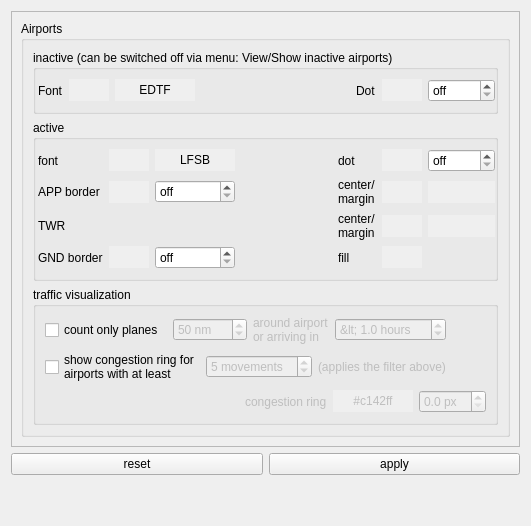
     <widget class="QWidget" name="tabDisp2">
      <attribute name="title">
       <string>Display (airports)</string>
      </attribute>
      <layout class="QVBoxLayout" name="verticalLayout_14">
       <item>
        <widget class="QFrame" name="frame">
         <property name="frameShape">
          <enum>QFrame::StyledPanel</enum>
         </property>
         <property name="frameShadow">
          <enum>QFrame::Raised</enum>
         </property>
         <layout class="QVBoxLayout" name="verticalLayout_9">
          <item>
           <widget class="QGroupBox" name="groupBoxAirports">
            <property name="title">
             <string>Airports</string>
            </property>
            <layout class="QVBoxLayout" name="verticalLayout_5">
             <item>
              <widget class="QGroupBox" name="groupBox">
               <property name="title">
                <string>inactive (can be switched off via menu: View/Show inactive airports)</string>
               </property>
               <layout class="QGridLayout" name="gridLayout_11">
                <property name="leftMargin">
                 <number>2</number>
                </property>
                <property name="rightMargin">
                 <number>0</number>
                </property>
                <item row="0" column="0">
                 <widget class="QLabel" name="label_52">
                  <property name="text">
                   <string>Font</string>
                  </property>
                  <property name="buddy">
                   <cstring>pbInactAirportFontColor</cstring>
                  </property>
                 </widget>
                </item>
                <item row="0" column="1">
                 <widget class="QPushButton" name="pbInactAirportFontColor">
                  <property name="toolTip">
                   <string>set color-alpha to 0 to hide all labels of this type.</string>
                  </property>
                  <property name="autoFillBackground">
                   <bool>true</bool>
                  </property>
                  <property name="flat">
                   <bool>true</bool>
                  </property>
                 </widget>
                </item>
                <item row="0" column="2">
                 <widget class="QPushButton" name="pbInactAirportFont">
                  <property name="autoFillBackground">
                   <bool>true</bool>
                  </property>
                  <property name="text">
                   <string>EDTF</string>
                  </property>
                  <property name="flat">
                   <bool>true</bool>
                  </property>
                 </widget>
                </item>
                <item row="0" column="3">
                 <spacer name="horizontalSpacer_5">
                  <property name="orientation">
                   <enum>Qt::Horizontal</enum>
                  </property>
                  <property name="sizeHint" stdset="0">
                   <size>
                    <width>40</width>
                    <height>20</height>
                   </size>
                  </property>
                 </spacer>
                </item>
                <item row="0" column="4">
                 <widget class="QLabel" name="label_55">
                  <property name="text">
                   <string>Dot</string>
                  </property>
                  <property name="buddy">
                   <cstring>pbInactAirportDotColor</cstring>
                  </property>
                 </widget>
                </item>
                <item row="0" column="5">
                 <widget class="QPushButton" name="pbInactAirportDotColor">
                  <property name="autoFillBackground">
                   <bool>true</bool>
                  </property>
                  <property name="flat">
                   <bool>true</bool>
                  </property>
                 </widget>
                </item>
                <item row="0" column="6">
                 <widget class="QDoubleSpinBox" name="sbInactAirportDotSize">
                  <property name="toolTip">
                   <string>set to 0 to deactivate.</string>
                  </property>
                  <property name="specialValueText">
                   <string>off</string>
                  </property>
                  <property name="suffix">
                   <string> px</string>
                  </property>
                  <property name="decimals">
                   <number>1</number>
                  </property>
                  <property name="maximum">
                   <double>10.000000000000000</double>
                  </property>
                  <property name="singleStep">
                   <double>0.100000000000000</double>
                  </property>
                 </widget>
                </item>
               </layout>
              </widget>
             </item>
             <item>
              <widget class="QGroupBox" name="groupBox_2">
               <property name="title">
                <string>active</string>
               </property>
               <layout class="QGridLayout" name="gridLayout_12">
                <property name="leftMargin">
                 <number>2</number>
                </property>
                <property name="rightMargin">
                 <number>0</number>
                </property>
                <item row="0" column="0">
                 <widget class="QLabel" name="label_19">
                  <property name="text">
                   <string>font</string>
                  </property>
                  <property name="buddy">
                   <cstring>pbAirportFontColor</cstring>
                  </property>
                 </widget>
                </item>
                <item row="0" column="1">
                 <widget class="QPushButton" name="pbAirportFontColor">
                  <property name="toolTip">
                   <string>set color-alpha to 0 to hide all labels of this type.</string>
                  </property>
                  <property name="autoFillBackground">
                   <bool>true</bool>
                  </property>
                  <property name="flat">
                   <bool>true</bool>
                  </property>
                 </widget>
                </item>
                <item row="0" column="2">
                 <widget class="QPushButton" name="pbAirportFont">
                  <property name="autoFillBackground">
                   <bool>true</bool>
                  </property>
                  <property name="text">
                   <string>LFSB</string>
                  </property>
                  <property name="flat">
                   <bool>true</bool>
                  </property>
                 </widget>
                </item>
                <item row="2" column="0">
                 <widget class="QLabel" name="label_21">
                  <property name="text">
                   <string>APP border</string>
                  </property>
                  <property name="buddy">
                   <cstring>pbAppBorderLineColor</cstring>
                  </property>
                 </widget>
                </item>
                <item row="2" column="1">
                 <widget class="QPushButton" name="pbAppBorderLineColor">
                  <property name="toolTip">
                   <string>set color-alpha to 0 to hide all labels of this type.</string>
                  </property>
                  <property name="autoFillBackground">
                   <bool>true</bool>
                  </property>
                  <property name="flat">
                   <bool>true</bool>
                  </property>
                 </widget>
                </item>
                <item row="2" column="2">
                 <widget class="QDoubleSpinBox" name="sbAppBorderLineStrength">
                  <property name="toolTip">
                   <string>set to 0 to deactivate.</string>
                  </property>
                  <property name="specialValueText">
                   <string>off</string>
                  </property>
                  <property name="suffix">
                   <string> px</string>
                  </property>
                  <property name="decimals">
                   <number>1</number>
                  </property>
                  <property name="maximum">
                   <double>10.000000000000000</double>
                  </property>
                  <property name="singleStep">
                   <double>0.100000000000000</double>
                  </property>
                 </widget>
                </item>
                <item row="3" column="0">
                 <widget class="QLabel" name="label_25">
                  <property name="text">
                   <string>TWR</string>
                  </property>
                 </widget>
                </item>
                <item row="4" column="0">
                 <widget class="QLabel" name="label_27">
                  <property name="text">
                   <string>GND border</string>
                  </property>
                  <property name="buddy">
                   <cstring>pbGndBorderLineColor</cstring>
                  </property>
                 </widget>
                </item>
                <item row="4" column="1">
                 <widget class="QPushButton" name="pbGndBorderLineColor">
                  <property name="toolTip">
                   <string>set color-alpha to 0 to hide all labels of this type.</string>
                  </property>
                  <property name="autoFillBackground">
                   <bool>true</bool>
                  </property>
                  <property name="flat">
                   <bool>true</bool>
                  </property>
                 </widget>
                </item>
                <item row="4" column="2">
                 <widget class="QDoubleSpinBox" name="sbGndBorderLineStrength">
                  <property name="toolTip">
                   <string>set to 0 to deactivate.</string>
                  </property>
                  <property name="specialValueText">
                   <string>off</string>
                  </property>
                  <property name="suffix">
                   <string> px</string>
                  </property>
                  <property name="decimals">
                   <number>1</number>
                  </property>
                  <property name="maximum">
                   <double>10.000000000000000</double>
                  </property>
                  <property name="singleStep">
                   <double>0.100000000000000</double>
                  </property>
                  <property name="value">
                   <double>0.000000000000000</double>
                  </property>
                 </widget>
                </item>
                <item row="0" column="4">
                 <widget class="QLabel" name="label_38">
                  <property name="text">
                   <string>dot</string>
                  </property>
                  <property name="buddy">
                   <cstring>pbAirportDotColor</cstring>
                  </property>
                 </widget>
                </item>
                <item row="0" column="5">
                 <widget class="QPushButton" name="pbAirportDotColor">
                  <property name="autoFillBackground">
                   <bool>true</bool>
                  </property>
                  <property name="flat">
                   <bool>true</bool>
                  </property>
                 </widget>
                </item>
                <item row="0" column="6">
                 <widget class="QDoubleSpinBox" name="sbAirportDotSize">
                  <property name="toolTip">
                   <string>set to 0 to deactivate.</string>
                  </property>
                  <property name="specialValueText">
                   <string>off</string>
                  </property>
                  <property name="suffix">
                   <string> px</string>
                  </property>
                  <property name="decimals">
                   <number>1</number>
                  </property>
                  <property name="maximum">
                   <double>10.000000000000000</double>
                  </property>
                  <property name="singleStep">
                   <double>0.100000000000000</double>
                  </property>
                 </widget>
                </item>
                <item row="0" column="3">
                 <spacer name="horizontalSpacer_8">
                  <property name="orientation">
                   <enum>Qt::Horizontal</enum>
                  </property>
                  <property name="sizeHint" stdset="0">
                   <size>
                    <width>40</width>
                    <height>20</height>
                   </size>
                  </property>
                 </spacer>
                </item>
                <item row="3" column="4">
                 <widget class="QLabel" name="label_11">
                  <property name="text">
                   <string>center/
margin</string>
                  </property>
                  <property name="buddy">
                   <cstring>pbTwrColorCenter</cstring>
                  </property>
                 </widget>
                </item>
                <item row="4" column="5">
                 <widget class="QPushButton" name="pbGndFillColor">
                  <property name="toolTip">
                   <string>set color-alpha to 0 to deactivate.</string>
                  </property>
                  <property name="autoFillBackground">
                   <bool>true</bool>
                  </property>
                  <property name="flat">
                   <bool>true</bool>
                  </property>
                 </widget>
                </item>
                <item row="4" column="4">
                 <widget class="QLabel" name="label_37">
                  <property name="text">
                   <string>fill</string>
                  </property>
                  <property name="buddy">
                   <cstring>pbGndFillColor</cstring>
                  </property>
                 </widget>
                </item>
                <item row="2" column="4">
                 <widget class="QLabel" name="label_23">
                  <property name="text">
                   <string>center/
margin</string>
                  </property>
                  <property name="buddy">
                   <cstring>pbAppColorCenter</cstring>
                  </property>
                 </widget>
                </item>
                <item row="2" column="5">
                 <widget class="QPushButton" name="pbAppColorCenter">
                  <property name="toolTip">
                   <string>set color-alpha to 0 to deactivate.</string>
                  </property>
                  <property name="autoFillBackground">
                   <bool>true</bool>
                  </property>
                  <property name="flat">
                   <bool>true</bool>
                  </property>
                 </widget>
                </item>
                <item row="2" column="6">
                 <widget class="QPushButton" name="pbAppColorMargin">
                  <property name="toolTip">
                   <string>set color-alpha to 0 to deactivate.</string>
                  </property>
                  <property name="autoFillBackground">
                   <bool>true</bool>
                  </property>
                  <property name="flat">
                   <bool>true</bool>
                  </property>
                 </widget>
                </item>
                <item row="3" column="6">
                 <widget class="QPushButton" name="pbTwrColorMargin">
                  <property name="toolTip">
                   <string>set color-alpha to 0 to deactivate.</string>
                  </property>
                  <property name="autoFillBackground">
                   <bool>true</bool>
                  </property>
                  <property name="flat">
                   <bool>true</bool>
                  </property>
                 </widget>
                </item>
                <item row="3" column="5">
                 <widget class="QPushButton" name="pbTwrColorCenter">
                  <property name="toolTip">
                   <string>set color-alpha to 0 to deactivate.</string>
                  </property>
                  <property name="autoFillBackground">
                   <bool>true</bool>
                  </property>
                  <property name="flat">
                   <bool>true</bool>
                  </property>
                 </widget>
                </item>
               </layout>
              </widget>
             </item>
             <item>
              <widget class="QGroupBox" name="groupBoxAirportTraffic">
               <property name="title">
                <string>traffic visualization</string>
               </property>
               <layout class="QVBoxLayout" name="verticalLayout_2">
                <item>
                 <layout class="QGridLayout" name="gridLayout_APtraffic">
                  <item row="1" column="1">
                   <widget class="QSpinBox" name="spFilterDistance">
                    <property name="enabled">
                     <bool>false</bool>
                    </property>
                    <property name="suffix">
                     <string> nm</string>
                    </property>
                    <property name="prefix">
                     <string/>
                    </property>
                    <property name="maximum">
                     <number>9999</number>
                    </property>
                    <property name="singleStep">
                     <number>5</number>
                    </property>
                    <property name="value">
                     <number>50</number>
                    </property>
                   </widget>
                  </item>
                  <item row="1" column="2">
                   <widget class="QLabel" name="label_49">
                    <property name="enabled">
                     <bool>false</bool>
                    </property>
                    <property name="text">
                     <string>around airport
or arriving in </string>
                    </property>
                    <property name="buddy">
                     <cstring>spFilterDistance</cstring>
                    </property>
                   </widget>
                  </item>
                  <item row="1" column="3">
                   <widget class="QDoubleSpinBox" name="spFilterArriving">
                    <property name="enabled">
                     <bool>false</bool>
                    </property>
                    <property name="toolTip">
                     <string>This depends on the calculated ETA for each plane.</string>
                    </property>
                    <property name="prefix">
                     <string>&lt; </string>
                    </property>
                    <property name="suffix">
                     <string> hours</string>
                    </property>
                    <property name="decimals">
                     <number>1</number>
                    </property>
                    <property name="singleStep">
                     <double>0.100000000000000</double>
                    </property>
                    <property name="value">
                     <double>1.000000000000000</double>
                    </property>
                   </widget>
                  </item>
                  <item row="1" column="4">
                   <spacer name="horizontalSpacer_2">
                    <property name="orientation">
                     <enum>Qt::Horizontal</enum>
                    </property>
                    <property name="sizeHint" stdset="0">
                     <size>
                      <width>40</width>
                      <height>20</height>
                     </size>
                    </property>
                   </spacer>
                  </item>
                  <item row="1" column="0">
                   <widget class="QCheckBox" name="cbFilterTraffic">
                    <property name="toolTip">
                     <string>This applies to the numbers shown beneath an airport on the map.</string>
                    </property>
                    <property name="text">
                     <string>count only planes </string>
                    </property>
                   </widget>
                  </item>
                 </layout>
                </item>
                <item>
                 <layout class="QGridLayout" name="gridLayout_2">
                  <property name="horizontalSpacing">
                   <number>6</number>
                  </property>
                  <item row="1" column="0">
                   <widget class="QCheckBox" name="cbShowCongestion">
                    <property name="toolTip">
                     <string>Those 'congestion rings' shall give you a visual hint about the traffic an airports receives at the moment.</string>
                    </property>
                    <property name="text">
                     <string>show congestion ring for
airports with at least</string>
                    </property>
                   </widget>
                  </item>
                  <item row="1" column="1">
                   <widget class="QSpinBox" name="sbCongestionMinimum">
                    <property name="enabled">
                     <bool>false</bool>
                    </property>
                    <property name="toolTip">
                     <string>Taking into account the 'counting' above. That may mean: draw a congestion ring only if more than 5 planes are arriving in the next hour.</string>
                    </property>
                    <property name="suffix">
                     <string> movements</string>
                    </property>
                    <property name="minimum">
                     <number>1</number>
                    </property>
                    <property name="value">
                     <number>5</number>
                    </property>
                   </widget>
                  </item>
                  <item row="1" column="3">
                   <spacer name="horizontalSpacer_3">
                    <property name="orientation">
                     <enum>Qt::Horizontal</enum>
                    </property>
                    <property name="sizeHint" stdset="0">
                     <size>
                      <width>40</width>
                      <height>20</height>
                     </size>
                    </property>
                   </spacer>
                  </item>
                  <item row="1" column="2">
                   <widget class="QLabel" name="label_57">
                    <property name="enabled">
                     <bool>false</bool>
                    </property>
                    <property name="text">
                     <string>(applies the filter above)</string>
                    </property>
                    <property name="buddy">
                     <cstring>sbCongestionMinimum</cstring>
                    </property>
                   </widget>
                  </item>
                 </layout>
                </item>
                <item>
                 <layout class="QGridLayout" name="gridLayout_4">
                  <property name="horizontalSpacing">
                   <number>6</number>
                  </property>
                  <item row="0" column="1">
                   <widget class="QLabel" name="label_59">
                    <property name="enabled">
                     <bool>false</bool>
                    </property>
                    <property name="text">
                     <string>congestion ring</string>
                    </property>
                    <property name="buddy">
                     <cstring>pbCongestionBorderLineColor</cstring>
                    </property>
                   </widget>
                  </item>
                  <item row="0" column="2">
                   <widget class="QPushButton" name="pbCongestionBorderLineColor">
                    <property name="enabled">
                     <bool>false</bool>
                    </property>
                    <property name="toolTip">
                     <string>Color of the congestion ring.</string>
                    </property>
                    <property name="autoFillBackground">
                     <bool>true</bool>
                    </property>
                    <property name="text">
                     <string>#c142ff</string>
                    </property>
                    <property name="flat">
                     <bool>true</bool>
                    </property>
                   </widget>
                  </item>
                  <item row="0" column="3">
                   <widget class="QDoubleSpinBox" name="sbCongestionBorderLineStrength">
                    <property name="enabled">
                     <bool>false</bool>
                    </property>
                    <property name="toolTip">
                     <string>Line Strength of the congestion ring.</string>
                    </property>
                    <property name="suffix">
                     <string> px</string>
                    </property>
                    <property name="decimals">
                     <number>1</number>
                    </property>
                    <property name="maximum">
                     <double>10.000000000000000</double>
                    </property>
                    <property name="singleStep">
                     <double>0.100000000000000</double>
                    </property>
                   </widget>
                  </item>
                  <item row="0" column="0">
                   <spacer name="horizontalSpacer_4">
                    <property name="orientation">
                     <enum>Qt::Horizontal</enum>
                    </property>
                    <property name="sizeHint" stdset="0">
                     <size>
                      <width>40</width>
                      <height>20</height>
                     </size>
                    </property>
                   </spacer>
                  </item>
                 </layout>
                </item>
               </layout>
              </widget>
             </item>
            </layout>
           </widget>
          </item>
         </layout>
        </widget>
       </item>
       <item>
        <layout class="QHBoxLayout" name="horizontalLayout_12">
         <item>
          <widget class="QPushButton" name="buttonResetAirportTraffic">
           <property name="toolTip">
            <string>Set standard values for all settings in this group.</string>
           </property>
           <property name="text">
            <string>reset</string>
           </property>
          </widget>
         </item>
         <item>
          <widget class="QPushButton" name="applyAirports">
           <property name="toolTip">
            <string>To see the effect, all pilots lists are re-calculated.</string>
           </property>
           <property name="text">
            <string>apply</string>
           </property>
          </widget>
         </item>
        </layout>
       </item>
       <item>
        <spacer name="verticalSpacer_2">
         <property name="orientation">
          <enum>Qt::Vertical</enum>
         </property>
         <property name="sizeHint" stdset="0">
          <size>
           <width>20</width>
           <height>40</height>
          </size>
         </property>
        </spacer>
       </item>
      </layout>
     </widget>
